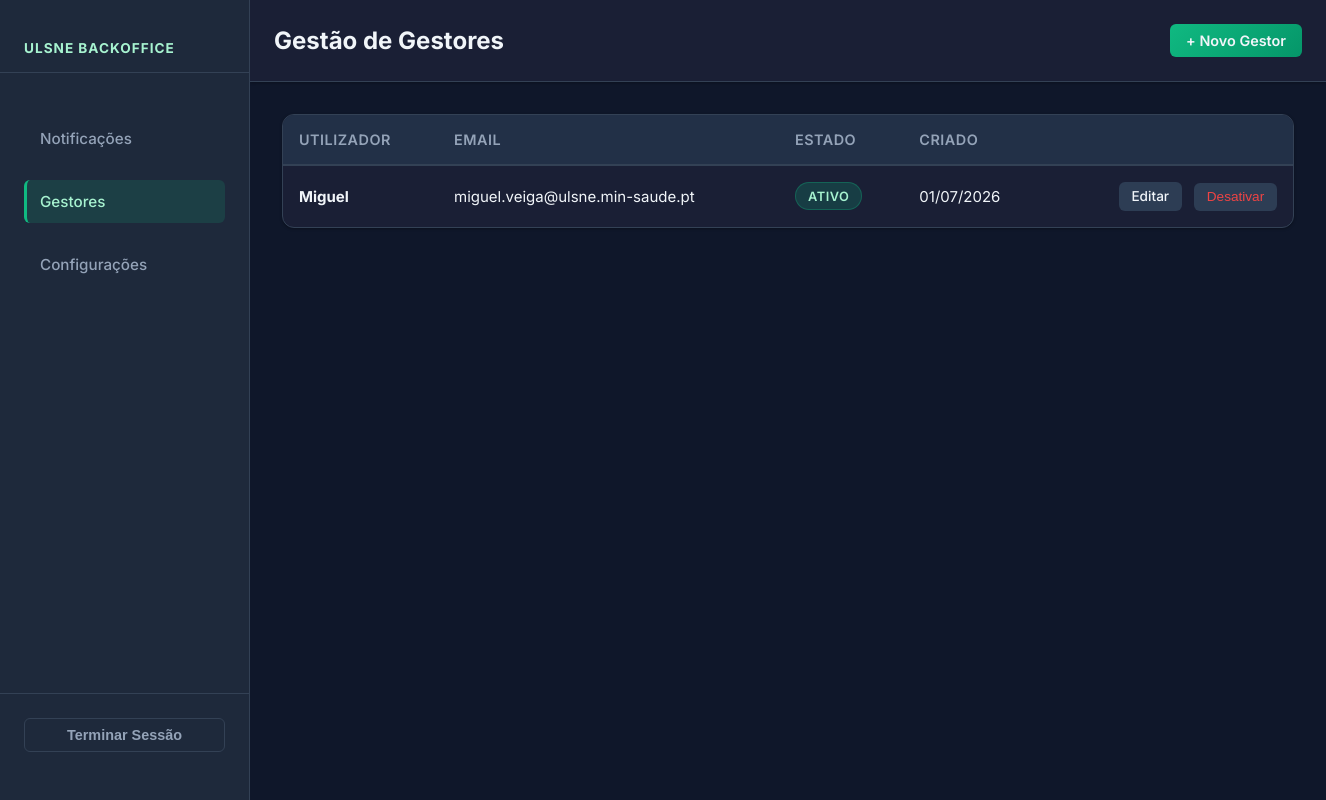
The app's page /admin/utilizadores/ (signed in) with its own data.
### app/models.py (models this page shows, shortened)
class User(UserMixin, db.Model):
    __tablename__ = 'users'
    id = db.Column(db.Integer, primary_key=True)
    username = db.Column(db.String(80), unique=True, nullable=False)
    email = db.Column(db.String(120), unique=True, nullable=False)
    password_hash = db.Column(db.String(256), nullable=False)
    is_active = db.Column(db.Boolean, default=True)
    is_manager = db.Column(db.Boolean, default=False)
    created_at = db.Column(db.DateTime, default=datetime.utcnow)

### app/routes/users.py (the view)
@bp.route('/')
@login_required
def list_users():
    users = User.query.order_by(User.created_at.desc()).all()
    return render_template('admin/users.html', users=users)

### app/__init__.py (called while the page is built)
@login_manager.user_loader
def load_user(user_id):
    return User.query.get(int(user_id))

def create_app():
    app = Flask(__name__, instance_relative_config=True)
    app.config.from_object(Config)
    db.init_app(app)
    login_manager.init_app(app)
    csrf.init_app(app)
    from .routes.public import bp as public_bp
    from .routes.auth import bp as auth_bp
    from .routes.backoffice import bp as backoffice_bp
    from .routes.users import bp as users_bp
    from .routes.settings import bp as settings_bp
    app.register_blueprint(public_bp)
    app.register_blueprint(auth_bp)
    app.register_blueprint(backoffice_bp)
    app.register_blueprint(users_bp)
    app.register_blueprint(settings_bp)
    from datetime import datetime
    @app.context_processor
    def inject_now():
        return {'now': datetime.utcnow()}
    with app.app_context():
        db.create_all()
        _seed_admin()
    return app

### app/templates/admin/users.html (shortened to what this page needs)
{% extends "admin/base_admin.html" %}
{% block topbar %}
  <h2 class="topbar-title">Gestão de Gestores</h2>
  <a href="{{ url_for('users.create_user') }}" class="btn btn-primary btn-sm">+ Novo Gestor</a>
{% endblock %}
{% block content %}
<div class="table-wrapper">
  <table class="data-table">
    <thead>
      <tr>
        <th>Utilizador</th>
        <th>Email</th>
        <th>Estado</th>
        <th>Criado</th>
        <th></th>
      </tr>
    </thead>
    <tbody>
      {% for user in users %}
      <tr>
        <td><strong>{{ user.username }}</strong></td>
        <td>{{ user.email }}</td>
        <td>
          {% if user.is_active %}
            <span class="badge badge-aberta">Ativo</span>
          {% else %}
            <span class="badge badge-encerrado">Inativo</span>
          {% endif %}
        </td>
        <td>{{ user.created_at.strftime('%d/%m/%Y') }}</td>
        <td class="col-actions">
          <a href="{{ url_for('users.edit_user', user_id=user.id) }}" class="btn-table-action">Editar</a>
          <form method="POST" action="{{ url_for('users.toggle_user', user_id=user.id) }}" style="display:inline" onsubmit="return confirm('Confirmar?')">
            <button type="submit" class="btn-table-action btn-table-{{ 'danger' if user.is_active else 'success' }}">
              {{ 'Desativar' if user.is_active else 'Ativar' }}
            </button>
          </form>
        </td>
      </tr>
      {% endfor %}
    </tbody>
  </table>
</div>
{% endblock %}

### app/static/css/admin.css (style rules this page uses)
:root { --bg: #0f172a; --sidebar: #1e293b; --sidebar-hover: #334155; --sidebar-active: #0d9488; --surface: #1a1f35; --surface-2: #223047; --surface-3: #2d3d54; --border: #334155; --text: #f1f5f9; --text-muted: #94a3b8; --text-dim: #64748b; --green: #10b981; --green-dark: #059669; --green-light: #a7f3d0; --blue: #3b82f6; --blue-dark: #1e40af; --gold: #f59e0b; --red: #ef4444; --red-dim: rgba(239, 68, 68, 0.15); --shadow: 0 1px 3px 0 rgba(0, 0, 0, 0.3); --shadow-md: 0 4px 6px -1px rgba(0, 0, 0, 0.3); --shadow-lg: 0 10px 15px -3px rgba(0, 0, 0, 0.3); --radius: 12px; --radius-sm: 6px; --sidebar-w: 250px; --font-display: 'Inter', sans-serif; --font-body: 'Inter', -apple-system, BlinkMacSystemFont, 'Segoe UI', sans-serif; --font-mono: 'SF Mono', Consolas, 'Courier New', monospace; }
* { box-sizing: border-box; margin: 0; padding: 0; }
html { color-scheme: dark; scroll-behavior: smooth; -webkit-font-smoothing: antialiased; -moz-osx-font-smoothing: grayscale; }
body { font-family: var(--font-body); font-size: 15px; color: var(--text); background: var(--bg); min-height: 100vh; }
.admin-layout { display: flex; min-height: 100vh; }
.topbar-title { font-size: 1.5rem; font-weight: 700; flex: 1; }
.table-wrapper { background: var(--surface); border: 1px solid var(--border); border-radius: var(--radius); overflow-x: auto; box-shadow: var(--shadow); }
.data-table { width: 100%; border-collapse: collapse; }
.data-table thead { background: var(--surface-2); border-bottom: 2px solid var(--border); }
.data-table th { padding: 1rem; text-align: left; font-weight: 600; font-size: 0.9rem; letter-spacing: 0.5px; text-transform: uppercase; color: var(--text-muted); }
.data-table td { padding: 1rem; border-bottom: 1px solid var(--border); }
.data-table tbody tr { transition: background 0.2s; }
.data-table tbody tr:last-child td { border-bottom: none; }
.data-table strong { color: var(--text); }
.col-actions { text-align: right; font-size: 0.9rem; }
.badge-aberta { background: rgba(16, 185, 129, 0.2); color: var(--green-light); border: 1px solid rgba(16, 185, 129, 0.4); }
.btn-table-action { padding: 0.4rem 0.8rem; background: var(--surface-3); color: var(--text); border: none; border-radius: var(--radius-sm); cursor: pointer; text-decoration: none; font-size: 0.85rem; font-weight: 500; transition: all 0.2s; display: inline-block; margin-left: 0.5rem; }
.btn-table-danger { color: var(--red); }
.btn { display: inline-flex; align-items: center; justify-content: center; gap: 0.5rem; padding: 0.75rem 1.5rem; border-radius: var(--radius-sm); font-weight: 600; font-size: 1rem; border: none; cursor: pointer; text-decoration: none; transition: all 0.2s; white-space: nowrap; }
.btn-primary { background: linear-gradient(135deg, var(--green) 0%, var(--green-dark) 100%); color: var(--white); }
.btn-sm { padding: 0.5rem 1rem; font-size: 0.9rem; }
.badge { display: inline-block; padding: 0.35rem 0.75rem; border-radius: 2rem; font-size: 0.8rem; font-weight: 600; text-transform: uppercase; letter-spacing: 0.5px; }
.badge-aberta { background: rgba(16, 185, 129, 0.2); color: var(--green-light); border: 1px solid rgba(16, 185, 129, 0.3); }

### records on screen
User: username "Miguel", email "miguel.veiga@ulsne.min-saude.pt", shows "ATIVO", created_at "01/07/2026", is_active "Desativar"
